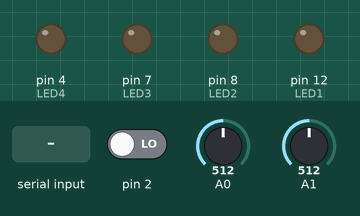
Bench run of a sketch on a simulated Arduino Uno, built with avr-gcc and run on an emulated ATmega328P. On the bench: output pins drawn as LEDs (lit = HIGH). The test bench sets the inputs (shaded band); at power-on: A1 = 512, pin 2 LOW, A0 = 512. What the sketch prints to the serial monitor is not drawn.

Above: at 1.2 s.
1.3 s: "toggleIrrigador_ON\n" received over Serial
At 2.5 s:
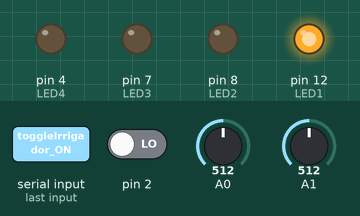
2.8 s: "toggleLampada_ON\n" received over Serial
At 3.7 s:
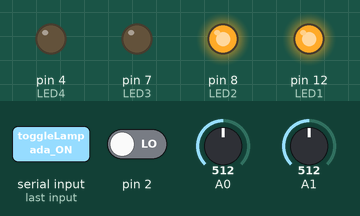
4.3 s: "toggleIrrigador_OFF\n" received over Serial
At 4.8 s:
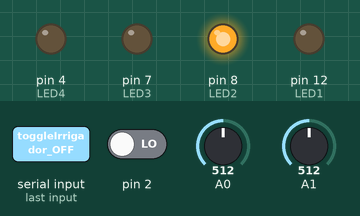
5.8 s: "toggleAquecedor_ON\n" received over Serial
At 7.0 s:
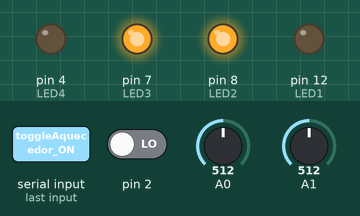
7.3 s: "toggleLampada_OFF\n" received over Serial
At 8.4 s:
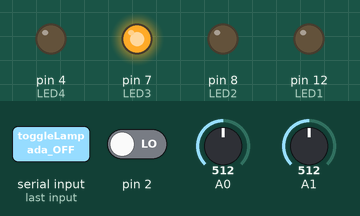
8.8 s: A1 set to 372
11.8 s: A1 set to 356
Timing chart, 0 to 14.8 s (numbered marks = the images above; inputs shaded):
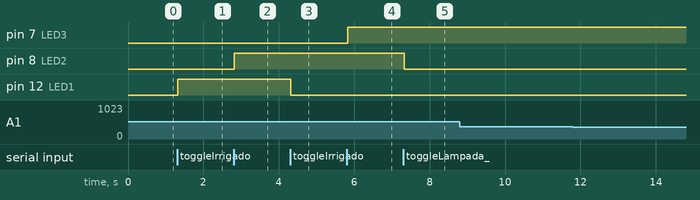

Measured:
- after the input at 1.3 s, pin 12 (LED1): LOW → HIGH at once
- after the input at 2.8 s, pin 8 (LED2): LOW → HIGH at once
- after the input at 4.3 s, pin 12 (LED1): HIGH → LOW at once
- after the input at 5.8 s, pin 7 (LED3): LOW → HIGH at once
- after the input at 7.3 s, pin 8 (LED2): HIGH → LOW at once
- after the input at 8.8 s, every drawn part: stays the same
- after the input at 11.8 s, every drawn part: stays the same

The sketch:

arduino_estufa.ino
```cpp
// Definição de variáveis
const int LED1 = 12;    //Irrigador
const int LED2 = 8;     //Lampada
const int LED3 = 7;     //Aquecedor
const int LED4 = 4;     //Refrigerador
bool leituraUmidade;

int Vo;
float R1 = 10000;
float logR2, R2, T;
float c1 = 1.009249522e-03, c2 = 2.378405444e-04, c3 = 2.019202697e-07;

void setup() {
  pinMode(LED1, OUTPUT);
  pinMode(LED2, OUTPUT);
  pinMode(LED3, OUTPUT);
  pinMode(LED4, OUTPUT);

  pinMode(2, INPUT);

  Serial.begin(9600);

  while (Serial.available() > 0) { // Limpa buffer de entrada
    Serial.read();
  }

  // Desliga todos os leds no inicio
  digitalWrite(LED1, LOW);
  digitalWrite(LED2, LOW);
  digitalWrite(LED3, LOW);
  digitalWrite(LED4, LOW);
}

void loop() {
  int valorLDR = analogRead(A0);      //Luz
  leituraUmidade = digitalRead(2);    //Umidade

  Vo = analogRead(A1);                //Temperatura convertida utilizando a equeaçao de Steinhart-Hart para converter resistencia do resistor em leitura de temperatura
  R2 = R1 * (1023.0 / (float)Vo - 1.0);
  logR2 = log(R2);
  T = (1.0 / (c1 + c2*logR2 + c3*logR2*logR2*logR2));
  T = T - 273.15;


  if (Serial.available()) {
    String command = Serial.readStringUntil('\n');
    command.trim();


    if (command == "toggleIrrigador_ON") {
      digitalWrite(LED1, HIGH);
    } else if (command == "toggleIrrigador_OFF") {
      digitalWrite(LED1, LOW);
    } else if (command == "toggleLampada_ON") {
      digitalWrite(LED2, HIGH);
    } else if (command == "toggleLampada_OFF") {
      digitalWrite(LED2, LOW);
    } else if (command == "toggleAquecedor_ON") {
      digitalWrite(LED3, HIGH);
    } else if (command == "toggleAquecedor_OFF") {
      digitalWrite(LED3, LOW);
    } else if (command == "toggleRefrigerador_ON") {
      digitalWrite(LED4, HIGH);
    } else if (command == "toggleRefrigerador_OFF") {
      digitalWrite(LED4, LOW);
    } else {
      Serial.println("Arduino: Comando Desconhecido"); // DEBUG
    }
  }
  Serial.print("LDR:");
  Serial.print(valorLDR);
  Serial.print(";UMIDADE:");
  Serial.print(leituraUmidade);
  Serial.print(";TEMPERATURA:");
  Serial.println(T);
}
```
